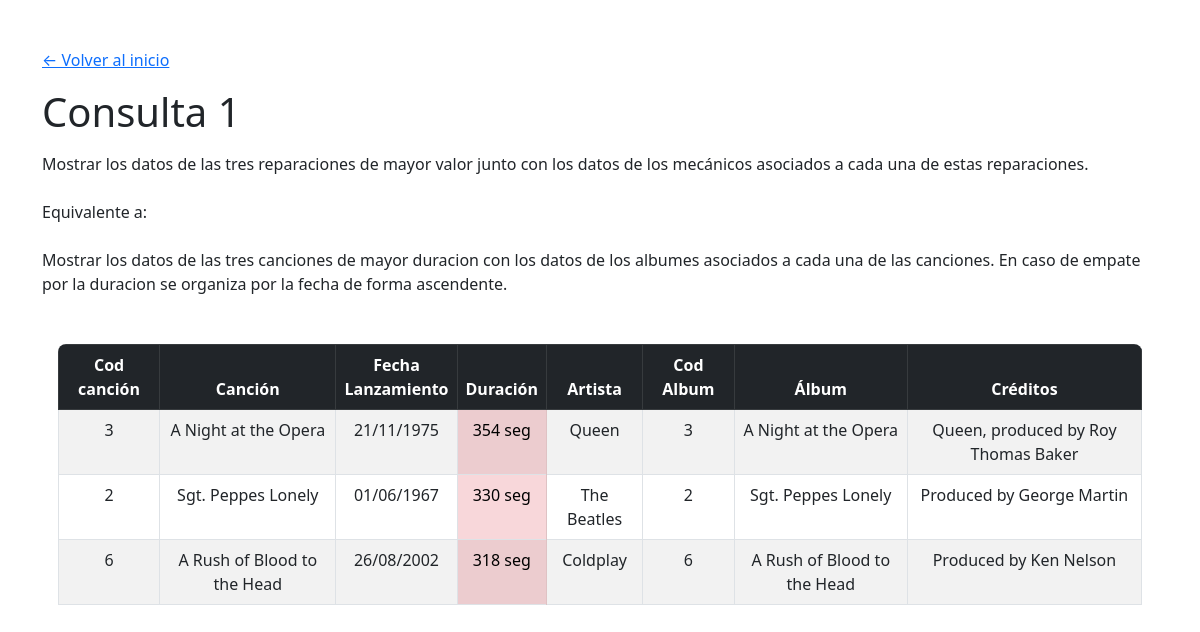
The page /consultas/consulta1.php on the database its author committed.
### tables this page shows
CREATE TABLE CANCION(
    CODIGO INT PRIMARY KEY,
    TITULO VARCHAR(30) NOT NULL,
    FECHA_LANZAMIENTO DATE NOT NULL,
    DURACION INT NOT NULL,
    CODIGO_ALBUM INT,
    CODIGO_INSPIRACION INT, 
    FOREIGN KEY(CODIGO_INSPIRACION) REFERENCES CANCION(CODIGO),
    FOREIGN KEY(CODIGO_ALBUM) REFERENCES ALBUM(CODIGO),

    CHECK(CODIGO != CODIGO_INSPIRACION),
    CHECK(CODIGO >= 0),
    CHECK(CODIGO_ALBUM >= 0),
    CHECK(CODIGO_INSPIRACION >= 0),
    CHECK(DURACION >= 0)
);

CREATE TABLE ALBUM(
    CODIGO INT PRIMARY KEY,
    TITULO VARCHAR(30) NOT NULL,
    ANO_LANZAMIENTO INT NOT NULL,
    CREDITOS VARCHAR(255) NOT NULL,
    CODIGO_ARTISTA INT NOT NULL,
    FOREIGN KEY (CODIGO_ARTISTA) REFERENCES ARTISTA(CODIGO),
    CHECK(CODIGO >= 0),
    CHECK(CODIGO_ARTISTA >= 0),
    CHECK(ANO_LANZAMIENTO > 0)
);

CREATE TABLE ARTISTA(
    CODIGO INT PRIMARY KEY,
    NOMBRE_ARTISTICO VARCHAR(50) NOT NULL UNIQUE,
    GENERO_MUSICAL VARCHAR(30) NOT NULL,
    NOMBRE_OFICIAL VARCHAR(50),
    NUMERO_INTEGRANTES INT,
    TIPO_ARTISTA VARCHAR(10),
    CHECK(TIPO_ARTISTA IN ('Solista','Grupo')),
    CHECK((TIPO_ARTISTA = 'Solista' AND NOMBRE_OFICIAL IS NOT NULL AND NUMERO_INTEGRANTES IS NULL) 
          OR (TIPO_ARTISTA = 'Grupo' AND NOMBRE_OFICIAL IS NULL AND NUMERO_INTEGRANTES IS NOT NULL)),
    CHECK(CODIGO >= 0),
    CHECK(NUMERO_INTEGRANTES > 1)
);

### consultas/consulta1.php (the view, shortened to what this page needs)
<?php
include "../includes/header.php";
?>
<h1 class="mt-3">Consulta 1</h1>
<p class="mt-3">
        Mostrar los datos de las tres reparaciones de mayor valor junto con
        los datos de los mecánicos asociados a cada una de estas reparaciones.<br><br>
        Equivalente a:<br><br>
        Mostrar los datos de las tres canciones de mayor duracion con
        los datos de los albumes asociados a cada una de las canciones. En caso de empate<br>
        por la duracion se organiza por la fecha de forma ascendente.
</p>
<?php
require('../config/conexion.php');
$query = "SELECT
        CANCION.*,
        ALBUM.*,
        ALBUM.TITULO AS NOMBRE_ALBUM,
        ARTISTA.NOMBRE_ARTISTICO AS ARTISTA
        FROM CANCION
        JOIN ALBUM ON CANCION.CODIGO_ALBUM = ALBUM.CODIGO
        JOIN ARTISTA ON ALBUM.CODIGO_ARTISTA = ARTISTA.CODIGO
        ORDER BY CANCION.DURACION DESC, CANCION.FECHA_LANZAMIENTO ASC
        LIMIT 3;";
$resultadoC1 = mysqli_query($conn, $query) or die(mysqli_error($conn));
?>
<?php
if($resultadoC1 and $resultadoC1->num_rows > 0):
?>
<div class="tabla mt-5 mx-3 rounded-3 overflow-hidden">
    <table class="table table-striped table-bordered">
        <thead class="table-dark">
            <tr>
                <th scope="col" class="text-center">Cod canción</th>
                <th scope="col" class="text-center">Canción</th>
                <th scope="col" class="text-center">Fecha<br>Lanzamiento</th>
                <th scope="col" class="text-center">Duración</th>
                <th scope="col" class="text-center">Artista</th>
                <th scope="col" class="text-center">Cod Album</th>
                <th scope="col" class="text-center">Álbum</th>
                <th scope="col" class="text-center">Créditos</th>
            </tr>
        </thead>
        <tbody>
            <?php
            foreach ($resultadoC1 as $fila):
            ?>
            <tr>
                <td class="text-center"><?= $fila["CODIGO"]; ?></td>
                <td class="text-center"><?= $fila["TITULO"]; ?></td>
                <td class="text-center"><?= date("d/m/Y", strtotime($fila["FECHA_LANZAMIENTO"])); ?></td>
                <td class="text-center table-danger"><?= $fila["DURACION"]; ?> seg</td>
                <td class="text-center"><?= $fila["ARTISTA"]; ?></td>
                <td class="text-center"><?= $fila["CODIGO_ALBUM"]; ?></td>
                <td class="text-center"><?= $fila["NOMBRE_ALBUM"]; ?></td>
                <td class="text-center"><?= $fila["CREDITOS"]; ?></td>
            </tr>
            <?php
            endforeach;
            ?>
        </tbody>
    </table>
</div>
<?php
else:
?>
<div class="alert alert-danger text-center mt-5">
    No se encontraron resultados para esta consulta
</div>
<?php
endif;
include "../includes/footer.php";
?>

### rows shown on the page
cancion: CODIGO_ALBUM.CODIGO "3", CODIGO_ALBUM.TITULO "A Night at the Opera", FECHA_LANZAMIENTO "21/11/1975", DURACION "354", artista.NOMBRE_ARTISTICO "Queen", CODIGO_ALBUM "3", CODIGO_ALBUM.CREDITOS "Queen, produced by Roy Thomas Baker"
cancion: CODIGO_ALBUM.CODIGO "2", CODIGO_ALBUM.TITULO "Sgt. Peppes Lonely", FECHA_LANZAMIENTO "01/06/1967", DURACION "330", artista.NOMBRE_ARTISTICO "The Beatles", CODIGO_ALBUM "2", CODIGO_ALBUM.CREDITOS "Produced by George Martin"
cancion: CODIGO_ALBUM.CODIGO "6", CODIGO_ALBUM.TITULO "A Rush of Blood to the Head", FECHA_LANZAMIENTO "26/08/2002", DURACION "318", artista.NOMBRE_ARTISTICO "Coldplay", CODIGO_ALBUM "6", CODIGO_ALBUM.CREDITOS "Produced by Ken Nelson"
